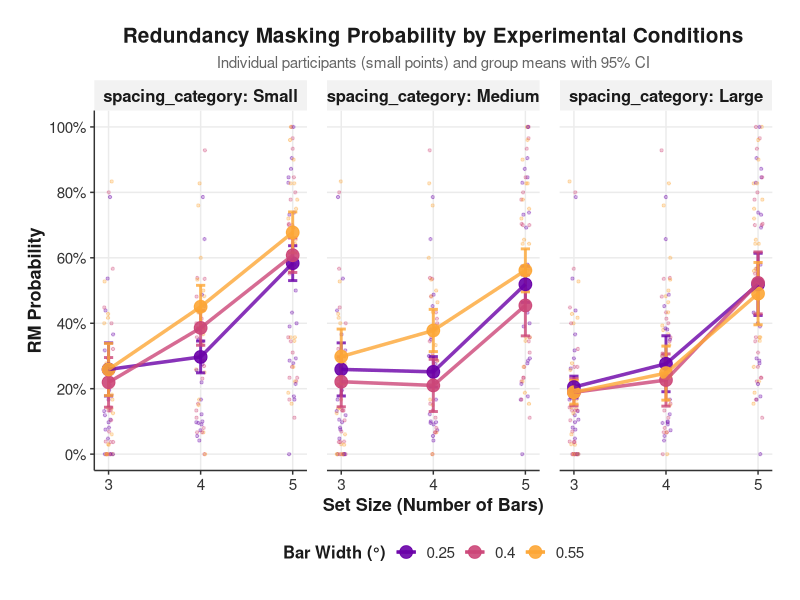
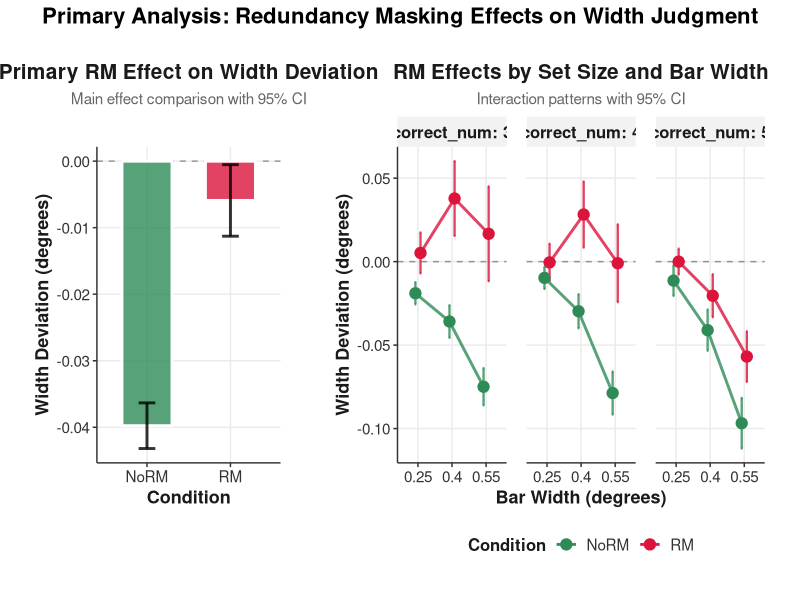
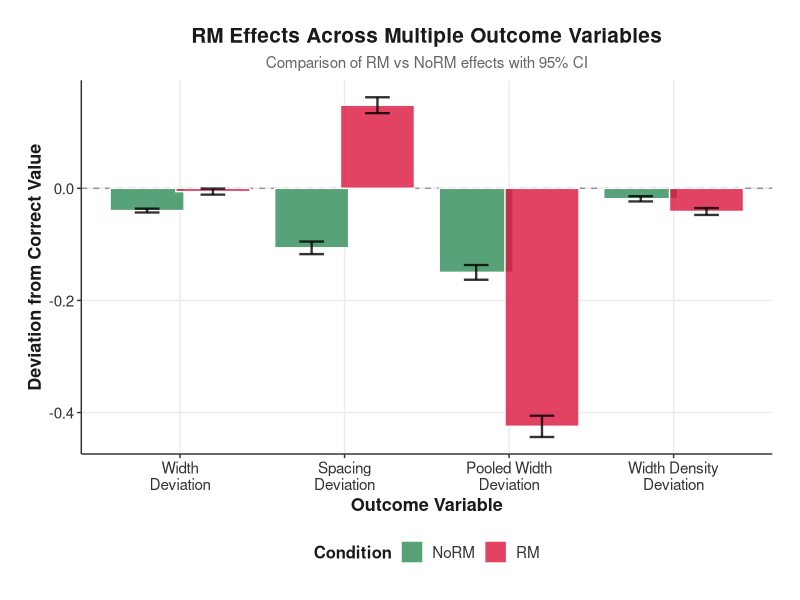
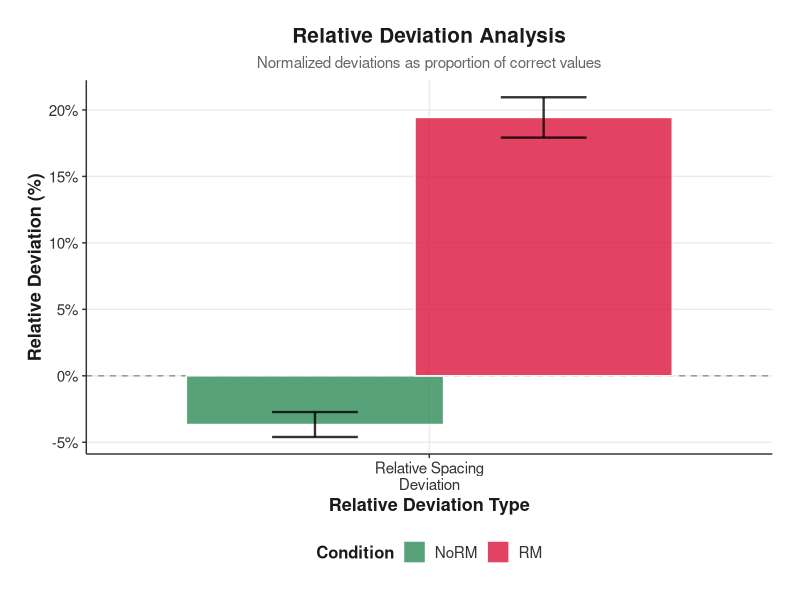
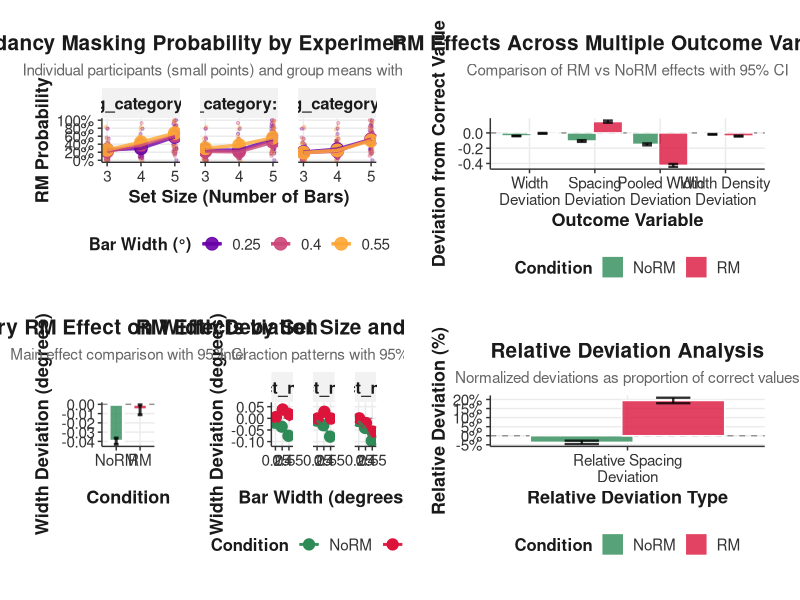
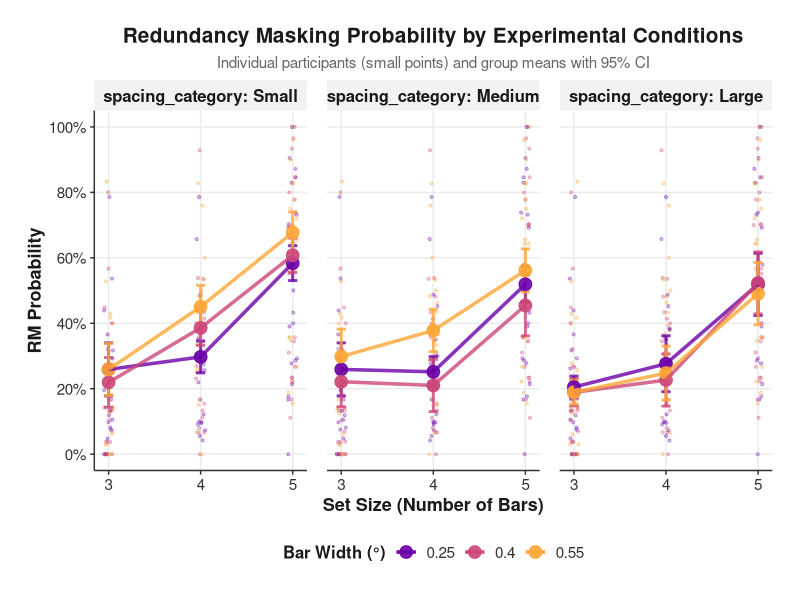
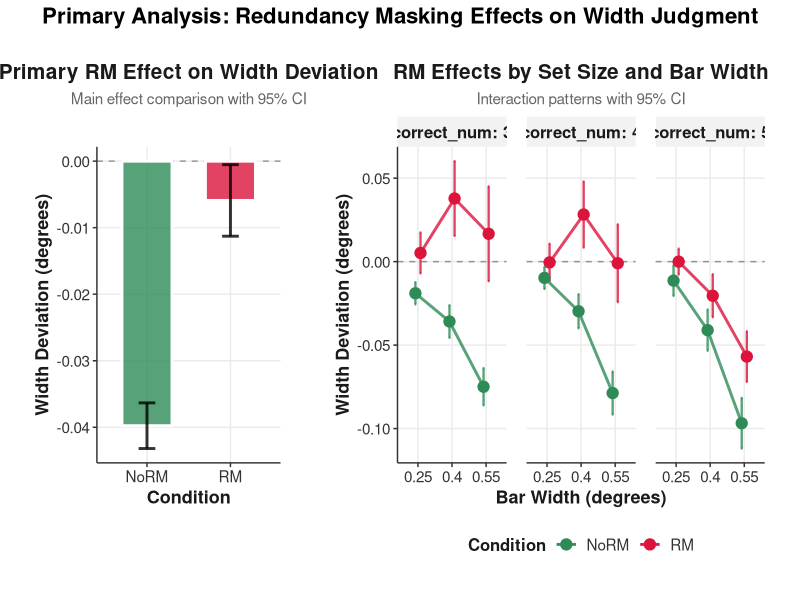

Write the R code that produced these figures, in order.
# ==============================================================================
# REDUNDANCY MASKING STUDY - PUBLICATION FIGURES
# ==============================================================================
# This script generates all publication-ready figures for exp1
# Input: Processed dataset from data/processed.csv
# Output: Publication figures saved to outputs/figures/
# ==============================================================================

library(tidyverse)
library(patchwork)
library(viridis)
library(scales)

cat("Generating publication figures for Exp1...\n\n")

# Load processed data
df <- read.csv("data/processed.csv")

# ==============================================================================
# THEME AND COLOR DEFINITIONS
# ==============================================================================

# Scientific publication theme
theme_publication <- theme_minimal(base_size = 12) +
  theme(
    panel.background = element_rect(fill = "white", color = NA),
    plot.background = element_rect(fill = "white", color = NA),
    panel.grid.major = element_line(color = "grey92", size = 0.5),
    panel.grid.minor = element_blank(),
    axis.line = element_line(color = "grey20", size = 0.5),
    axis.ticks = element_line(color = "grey20", size = 0.5),
    axis.title = element_text(size = 13, face = "bold", color = "grey10"),
    axis.text = element_text(size = 11, color = "grey20"),
    plot.title = element_text(size = 15, face = "bold", hjust = 0.5, color = "grey10"),
    plot.subtitle = element_text(size = 11, hjust = 0.5, color = "grey40"),
    legend.title = element_text(size = 12, face = "bold", color = "grey10"),
    legend.text = element_text(size = 11, color = "grey20"),
    legend.position = "bottom",
    strip.text = element_text(size = 12, face = "bold", color = "grey10"),
    strip.background = element_rect(fill = "grey95", color = NA),
    panel.spacing = unit(1, "lines"),
    plot.margin = margin(20, 20, 20, 20)
  )

# Color palettes
rm_colors <- c("NoRM" = "#2E8B57", "RM" = "#DC143C")  # Sea green and crimson
width_colors <- viridis(3, option = "plasma", begin = 0.2, end = 0.8)

# ==============================================================================
# DATA PREPARATION FOR VISUALIZATION
# ==============================================================================

cat("Preparing data for visualization...\n")

# Filter and prepare data for RM visualization
df_viz <- df %>%
  filter(number_deviation %in% c(-1, 0)) %>%  # Focus on RM vs NoRM trials
  mutate(
    RM_condition = factor(ifelse(number_deviation == -1, "RM", "NoRM"), 
                         levels = c("NoRM", "RM")),
    correct_num = factor(correct_num),
    correct_width = factor(correct_width),
    spacing_category = case_when(
      correct_space <= quantile(correct_space, 1/3) ~ "Small",
      correct_space <= 0.9 ~ "Medium",
      TRUE ~ "Large"
    ),
    spacing_category = factor(spacing_category, levels = c("Small", "Medium", "Large")),
    # Relative deviations for normalized comparisons
    width_deviation_relative = width_deviation / correct_width,
    spacing_deviation_relative = spacing_deviation / correct_space,
    density_deviation_relative = width_density_deviation / (correct_width / correct_space)
  )

cat("Visualization sample: ", nrow(df_viz), " trials from ", length(unique(df_viz$subID)), " participants\n\n")

# ==============================================================================
# FIGURE 1: RM PROBABILITY BY EXPERIMENTAL CONDITIONS
# ==============================================================================

cat("Creating Figure 1: RM Probability Analysis...\n")

# Calculate RM probability by conditions
rm_prob_data <- df_viz %>%
  group_by(correct_num, correct_width, spacing_category) %>%
  summarise(
    rm_rate = mean(RM_condition == "RM"),
    n_trials = n(),
    se = sqrt(rm_rate * (1 - rm_rate) / n_trials),
    ci_lower = pmax(0, rm_rate - 1.96 * se),
    ci_upper = pmin(1, rm_rate + 1.96 * se),
    .groups = "drop"
  ) %>%
  mutate(set_size_num = as.numeric(as.character(correct_num)))

# Individual participant data for background points
rm_prob_individual <- df_viz %>%
  group_by(subID, correct_num, correct_width) %>%
  summarise(rm_rate = mean(RM_condition == "RM"), .groups = "drop") %>%
  mutate(set_size_num = as.numeric(as.character(correct_num)))

# Create RM probability plot
fig1 <- ggplot(rm_prob_data, aes(x = set_size_num, y = rm_rate, color = correct_width)) +
  geom_point(data = rm_prob_individual, 
             aes(x = set_size_num, y = rm_rate, color = correct_width),
             size = 0.8, alpha = 0.3, position = position_jitter(width = 0.05, height = 0)) +
  geom_errorbar(aes(ymin = ci_lower, ymax = ci_upper), 
                width = 0.1, size = 1, alpha = 0.8) +
  geom_point(size = 4, alpha = 0.9) +
  geom_line(size = 1.2, alpha = 0.8) +
  facet_wrap(~ spacing_category, labeller = label_both) +
  scale_color_manual(values = width_colors, name = "Bar Width (°)") +
  scale_x_continuous(breaks = c(3, 4, 5), labels = c("3", "4", "5")) +
  scale_y_continuous(labels = percent_format(accuracy = 1), 
                     limits = c(0, 1), breaks = seq(0, 1, 0.2)) +
  labs(
    title = "Redundancy Masking Probability by Experimental Conditions",
    subtitle = "Individual participants (small points) and group means with 95% CI",
    x = "Set Size (Number of Bars)",
    y = "RM Probability"
  ) +
  theme_publication

# ==============================================================================
# FIGURE 2: PRIMARY RM EFFECTS ON WIDTH DEVIATION
# ==============================================================================

cat("Creating Figure 2: Primary RM Effects...\n")

# Calculate means and CIs for primary RM effect
primary_effects <- df_viz %>%
  group_by(RM_condition) %>%
  summarise(
    n = n(),
    mean_width = mean(width_deviation, na.rm = TRUE),
    se_width = sd(width_deviation, na.rm = TRUE) / sqrt(n),
    ci_lower = mean_width - 1.96 * se_width,
    ci_upper = mean_width + 1.96 * se_width,
    .groups = "drop"
  )

# Create primary effects plot
fig2a <- ggplot(primary_effects, aes(x = RM_condition, y = mean_width, fill = RM_condition)) +
  geom_hline(yintercept = 0, linetype = "dashed", color = "grey50", alpha = 0.8) +
  geom_col(alpha = 0.8, color = "white", size = 1, width = 0.6) +
  geom_errorbar(aes(ymin = ci_lower, ymax = ci_upper), 
                width = 0.2, color = "black", alpha = 0.8, size = 1) +
  scale_fill_manual(values = rm_colors) +
  labs(
    title = "Primary RM Effect on Width Deviation",
    subtitle = "Main effect comparison with 95% CI",
    x = "Condition",
    y = "Width Deviation (degrees)"
  ) +
  theme_publication +
  theme(legend.position = "none")

# RM effects by key factors
rm_by_factors <- df_viz %>%
  group_by(RM_condition, correct_num, correct_width) %>%
  summarise(
    mean_width = mean(width_deviation, na.rm = TRUE),
    se_width = sd(width_deviation, na.rm = TRUE) / sqrt(n()),
    ci_lower = mean_width - 1.96 * se_width,
    ci_upper = mean_width + 1.96 * se_width,
    .groups = "drop"
  )

# RM effects by set size and width
fig2b <- ggplot(rm_by_factors, aes(x = correct_width, y = mean_width, 
                                   color = RM_condition, group = RM_condition)) +
  geom_hline(yintercept = 0, linetype = "dashed", color = "grey50", alpha = 0.8) +
  geom_errorbar(aes(ymin = ci_lower, ymax = ci_upper), 
                width = 0.1, size = 0.8, alpha = 0.8,
                position = position_dodge(width = 0.3)) +
  geom_point(size = 3.5, position = position_dodge(width = 0.3)) +
  geom_line(size = 1, alpha = 0.8, position = position_dodge(width = 0.3)) +
  facet_wrap(~ correct_num, labeller = label_both) +
  scale_color_manual(values = rm_colors, name = "Condition") +
  labs(
    title = "RM Effects by Set Size and Bar Width",
    subtitle = "Interaction patterns with 95% CI",
    x = "Bar Width (degrees)",
    y = "Width Deviation (degrees)"
  ) +
  theme_publication

# Combine primary effects
fig2 <- (fig2a | fig2b) + 
  plot_layout(widths = c(1, 2)) +
  plot_annotation(
    title = "Primary Analysis: Redundancy Masking Effects on Width Judgment",
    theme = theme(plot.title = element_text(size = 16, face = "bold", hjust = 0.5))
  )

# ==============================================================================
# FIGURE 3: MULTIPLE OUTCOME VARIABLES
# ==============================================================================

cat("Creating Figure 3: Multiple Outcome Variables...\n")

# Calculate means for multiple outcomes
outcomes_data <- df_viz %>%
  select(RM_condition, width_deviation, spacing_deviation, 
         pooled_width_deviation, width_density_deviation) %>%
  pivot_longer(cols = -RM_condition, names_to = "outcome", values_to = "value") %>%
  group_by(RM_condition, outcome) %>%
  summarise(
    mean_value = mean(value, na.rm = TRUE),
    se_value = sd(value, na.rm = TRUE) / sqrt(sum(!is.na(value))),
    ci_lower = mean_value - 1.96 * se_value,
    ci_upper = mean_value + 1.96 * se_value,
    .groups = "drop"
  ) %>%
  mutate(
    outcome_label = case_when(
      outcome == "width_deviation" ~ "Width\nDeviation",
      outcome == "spacing_deviation" ~ "Spacing\nDeviation", 
      outcome == "pooled_width_deviation" ~ "Pooled Width\nDeviation",
      outcome == "width_density_deviation" ~ "Width Density\nDeviation"
    ),
    outcome_label = factor(outcome_label, levels = c("Width\nDeviation", "Spacing\nDeviation", 
                                                   "Pooled Width\nDeviation", "Width Density\nDeviation"))
  )

# Multiple outcomes plot
fig3 <- ggplot(outcomes_data, aes(x = outcome_label, y = mean_value, fill = RM_condition)) +
  geom_hline(yintercept = 0, linetype = "dashed", color = "grey50", alpha = 0.8) +
  geom_col(position = position_dodge(width = 0.8), alpha = 0.8, color = "white", size = 0.5) +
  geom_errorbar(aes(ymin = ci_lower, ymax = ci_upper), 
                position = position_dodge(width = 0.8), width = 0.3, 
                color = "black", alpha = 0.8, size = 0.8) +
  scale_fill_manual(values = rm_colors, name = "Condition") +
  labs(
    title = "RM Effects Across Multiple Outcome Variables",
    subtitle = "Comparison of RM vs NoRM effects with 95% CI",
    x = "Outcome Variable",
    y = "Deviation from Correct Value"
  ) +
  theme_publication +
  theme(axis.text.x = element_text(angle = 0, hjust = 0.5))

# ==============================================================================
# FIGURE 4: RELATIVE DEVIATIONS
# ==============================================================================

cat("Creating Figure 4: Relative Deviation Analysis...\n")

# Calculate relative deviations
relative_data <- df_viz %>%
  select(RM_condition, width_deviation_relative, spacing_deviation_relative) %>%
  pivot_longer(cols = -RM_condition, names_to = "outcome", values_to = "value") %>%
  filter(!is.na(value), is.finite(value)) %>%
  group_by(RM_condition, outcome) %>%
  summarise(
    mean_value = mean(value, na.rm = TRUE),
    se_value = sd(value, na.rm = TRUE) / sqrt(sum(!is.na(value))),
    ci_lower = mean_value - 1.96 * se_value,
    ci_upper = mean_value + 1.96 * se_value,
    .groups = "drop"
  ) %>%
  mutate(
    outcome_label = case_when(
      outcome == "width_deviation_relative" ~ "Relative Width\nDeviation",
      outcome == "spacing_deviation_relative" ~ "Relative Spacing\nDeviation"
    )
  )

# Relative deviations plot
fig4 <- ggplot(relative_data, aes(x = outcome_label, y = mean_value, fill = RM_condition)) +
  geom_hline(yintercept = 0, linetype = "dashed", color = "grey50", alpha = 0.8) +
  geom_col(position = position_dodge(width = 0.8), alpha = 0.8, color = "white", size = 0.5) +
  geom_errorbar(aes(ymin = ci_lower, ymax = ci_upper), 
                position = position_dodge(width = 0.8), width = 0.3, 
                color = "black", alpha = 0.8, size = 0.8) +
  scale_fill_manual(values = rm_colors, name = "Condition") +
  scale_y_continuous(labels = percent_format(accuracy = 1)) +
  labs(
    title = "Relative Deviation Analysis",
    subtitle = "Normalized deviations as proportion of correct values",
    x = "Relative Deviation Type",
    y = "Relative Deviation (%)"
  ) +
  theme_publication

# ==============================================================================
# SAVE ALL FIGURES
# ==============================================================================

cat("Saving publication figures...\n")

# Create output directory
if (!dir.exists("outputs/figures")) {
  dir.create("outputs/figures", recursive = TRUE)
}

# Save individual figures
ggsave("outputs/figures/fig1_rm_probability.png", fig1, 
       width = 14, height = 8, dpi = 300, bg = "white")

ggsave("outputs/figures/fig2_primary_rm_effects.png", fig2, 
       width = 16, height = 8, dpi = 300, bg = "white")

ggsave("outputs/figures/fig3_multiple_outcomes.png", fig3, 
       width = 12, height = 8, dpi = 300, bg = "white")

ggsave("outputs/figures/fig4_relative_deviations.png", fig4, 
       width = 10, height = 8, dpi = 300, bg = "white")

# Create combined manuscript figure
manuscript_figure <- (fig1 / fig2) | (fig3 / fig4)
ggsave("outputs/figures/manuscript_combined_figures.png", manuscript_figure,
       width = 20, height = 16, dpi = 300, bg = "white")

# Save high-resolution versions for publication
ggsave("outputs/figures/fig1_rm_probability_highres.pdf", fig1, 
       width = 14, height = 8, dpi = 600, bg = "white")
ggsave("outputs/figures/fig2_primary_rm_effects_highres.pdf", fig2, 
       width = 16, height = 8, dpi = 600, bg = "white")

cat("\nVisualization complete!\n")
cat("Publication figures saved to outputs/figures/:\n")
cat("- fig1_rm_probability.png - RM probability by conditions\n")
cat("- fig2_primary_rm_effects.png - Primary RM effects analysis\n")
cat("- fig3_multiple_outcomes.png - Multiple outcome variables\n")
cat("- fig4_relative_deviations.png - Relative deviation analysis\n")
cat("- manuscript_combined_figures.png - All figures combined\n")
cat("- High-resolution PDF versions for publication\n")